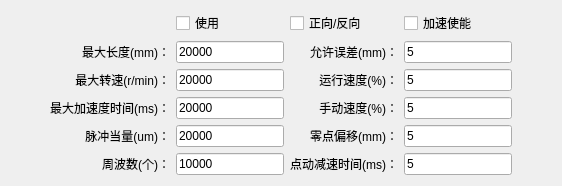
         <widget class="QWidget" name="tab_5">
          <attribute name="title">
           <string>Z2轴</string>
          </attribute>
          <layout class="QGridLayout" name="gridLayout_3" rowstretch="0,1,1,1,1,1">
           <property name="leftMargin">
            <number>50</number>
           </property>
           <property name="rightMargin">
            <number>50</number>
           </property>
           <item row="1" column="0">
            <widget class="QLabel" name="label_47">
             <property name="text">
              <string>最大长度(mm)：</string>
             </property>
             <property name="alignment">
              <set>Qt::AlignRight|Qt::AlignTrailing|Qt::AlignVCenter</set>
             </property>
            </widget>
           </item>
           <item row="1" column="1">
            <widget class="TLineEdit" name="leAbsLZ2">
             <property name="sizePolicy">
              <sizepolicy hsizetype="Expanding" vsizetype="Fixed">
               <horstretch>0</horstretch>
               <verstretch>0</verstretch>
              </sizepolicy>
             </property>
             <property name="text">
              <string>20000</string>
             </property>
            </widget>
           </item>
           <item row="1" column="2">
            <widget class="QLabel" name="label_107">
             <property name="text">
              <string>允许误差(mm)：</string>
             </property>
             <property name="alignment">
              <set>Qt::AlignRight|Qt::AlignTrailing|Qt::AlignVCenter</set>
             </property>
            </widget>
           </item>
           <item row="1" column="3">
            <widget class="TLineEdit" name="leErrAZ2">
             <property name="sizePolicy">
              <sizepolicy hsizetype="Expanding" vsizetype="Fixed">
               <horstretch>0</horstretch>
               <verstretch>0</verstretch>
              </sizepolicy>
             </property>
             <property name="text">
              <string>5</string>
             </property>
            </widget>
           </item>
           <item row="2" column="0">
            <widget class="QLabel" name="label_104">
             <property name="text">
              <string>最大转速(r/min)：</string>
             </property>
             <property name="alignment">
              <set>Qt::AlignRight|Qt::AlignTrailing|Qt::AlignVCenter</set>
             </property>
            </widget>
           </item>
           <item row="2" column="1">
            <widget class="TLineEdit" name="leMaxSZ2">
             <property name="sizePolicy">
              <sizepolicy hsizetype="Expanding" vsizetype="Fixed">
               <horstretch>0</horstretch>
               <verstretch>0</verstretch>
              </sizepolicy>
             </property>
             <property name="text">
              <string>20000</string>
             </property>
            </widget>
           </item>
           <item row="2" column="2">
            <widget class="QLabel" name="label_101">
             <property name="text">
              <string>运行速度(%)：</string>
             </property>
             <property name="alignment">
              <set>Qt::AlignRight|Qt::AlignTrailing|Qt::AlignVCenter</set>
             </property>
            </widget>
           </item>
           <item row="2" column="3">
            <widget class="TLineEdit" name="leRSpdZ2">
             <property name="sizePolicy">
              <sizepolicy hsizetype="Expanding" vsizetype="Fixed">
               <horstretch>0</horstretch>
               <verstretch>0</verstretch>
              </sizepolicy>
             </property>
             <property name="text">
              <string>5</string>
             </property>
            </widget>
           </item>
           <item row="3" column="0">
            <widget class="QLabel" name="label_102">
             <property name="text">
              <string>最大加速度时间(ms)：</string>
             </property>
             <property name="alignment">
              <set>Qt::AlignRight|Qt::AlignTrailing|Qt::AlignVCenter</set>
             </property>
            </widget>
           </item>
           <item row="3" column="1">
            <widget class="TLineEdit" name="leMaxAZ2">
             <property name="sizePolicy">
              <sizepolicy hsizetype="Expanding" vsizetype="Fixed">
               <horstretch>0</horstretch>
               <verstretch>0</verstretch>
              </sizepolicy>
             </property>
             <property name="text">
              <string>20000</string>
             </property>
            </widget>
           </item>
           <item row="3" column="2">
            <widget class="QLabel" name="label_100">
             <property name="text">
              <string>手动速度(%)：</string>
             </property>
             <property name="alignment">
              <set>Qt::AlignRight|Qt::AlignTrailing|Qt::AlignVCenter</set>
             </property>
            </widget>
           </item>
           <item row="3" column="3">
            <widget class="TLineEdit" name="leMSpdZ2">
             <property name="sizePolicy">
              <sizepolicy hsizetype="Expanding" vsizetype="Fixed">
               <horstretch>0</horstretch>
               <verstretch>0</verstretch>
              </sizepolicy>
             </property>
             <property name="text">
              <string>5</string>
             </property>
            </widget>
           </item>
           <item row="4" column="0">
            <widget class="QLabel" name="label_103">
             <property name="text">
              <string>脉冲当量(um)：</string>
             </property>
             <property name="alignment">
              <set>Qt::AlignRight|Qt::AlignTrailing|Qt::AlignVCenter</set>
             </property>
            </widget>
           </item>
           <item row="4" column="1">
            <widget class="TLineEdit" name="lePlsZ2">
             <property name="sizePolicy">
              <sizepolicy hsizetype="Expanding" vsizetype="Fixed">
               <horstretch>0</horstretch>
               <verstretch>0</verstretch>
              </sizepolicy>
             </property>
             <property name="text">
              <string>20000</string>
             </property>
            </widget>
           </item>
           <item row="4" column="2">
            <widget class="QLabel" name="label_106">
             <property name="text">
              <string>零点偏移(mm)：</string>
             </property>
             <property name="alignment">
              <set>Qt::AlignRight|Qt::AlignTrailing|Qt::AlignVCenter</set>
             </property>
            </widget>
           </item>
           <item row="4" column="3">
            <widget class="TLineEdit" name="leZroOftZ2">
             <property name="sizePolicy">
              <sizepolicy hsizetype="Expanding" vsizetype="Fixed">
               <horstretch>0</horstretch>
               <verstretch>0</verstretch>
              </sizepolicy>
             </property>
             <property name="text">
              <string>5</string>
             </property>
            </widget>
           </item>
           <item row="5" column="0">
            <widget class="QLabel" name="label_105">
             <property name="text">
              <string>周波数(个)：</string>
             </property>
             <property name="alignment">
              <set>Qt::AlignRight|Qt::AlignTrailing|Qt::AlignVCenter</set>
             </property>
            </widget>
           </item>
           <item row="5" column="1">
            <widget class="TLineEdit" name="lePrdWZ2">
             <property name="sizePolicy">
              <sizepolicy hsizetype="Expanding" vsizetype="Fixed">
               <horstretch>0</horstretch>
               <verstretch>0</verstretch>
              </sizepolicy>
             </property>
             <property name="text">
              <string>10000</string>
             </property>
            </widget>
           </item>
           <item row="0" column="1" colspan="3">
            <layout class="QHBoxLayout" name="horizontalLayout_7">
             <item>
              <widget class="QCheckBox" name="cbEnableZ2">
               <property name="text">
                <string>使用</string>
               </property>
              </widget>
             </item>
             <item>
              <widget class="QCheckBox" name="cbDirZ2">
               <property name="text">
                <string>正向/反向</string>
               </property>
              </widget>
             </item>
             <item>
              <widget class="QCheckBox" name="cbAccZ2">
               <property name="text">
                <string>加速使能</string>
               </property>
              </widget>
             </item>
            </layout>
           </item>
           <item row="5" column="2">
            <widget class="QLabel" name="label_112">
             <property name="text">
              <string>点动减速时间(ms)：</string>
             </property>
             <property name="alignment">
              <set>Qt::AlignRight|Qt::AlignTrailing|Qt::AlignVCenter</set>
             </property>
            </widget>
           </item>
           <item row="5" column="3">
            <widget class="TLineEdit" name="leJog_D_TZ2">
             <property name="sizePolicy">
              <sizepolicy hsizetype="Expanding" vsizetype="Fixed">
               <horstretch>0</horstretch>
               <verstretch>0</verstretch>
              </sizepolicy>
             </property>
             <property name="text">
              <string>5</string>
             </property>
            </widget>
           </item>
          </layout>
         </widget>
